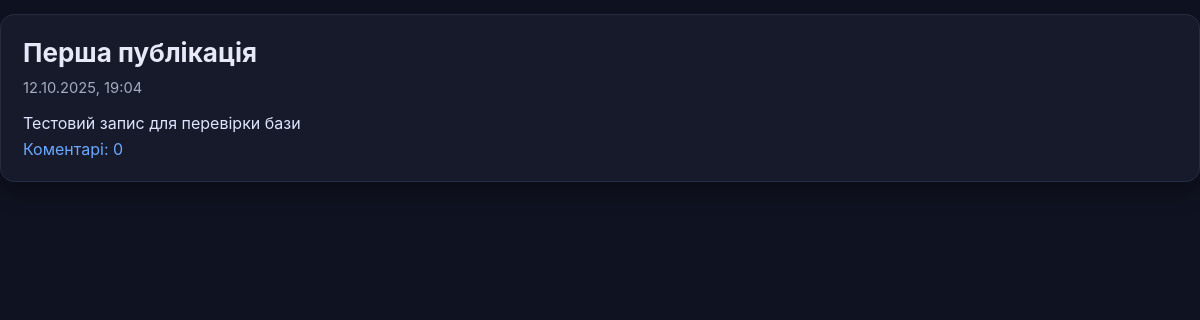
The app's page /, older data.
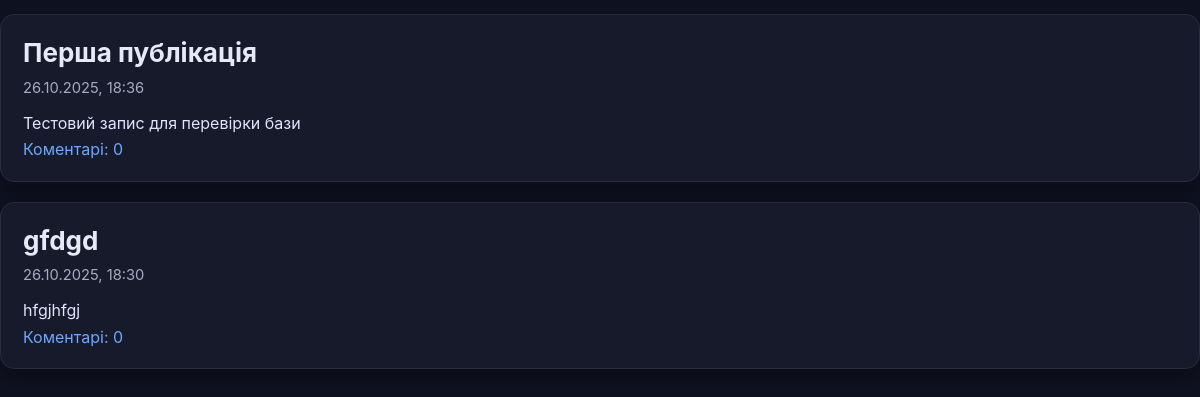
The same page, newer data.
### blog/models.py (models this page shows, shortened)
class Post(models.Model):
    title = models.CharField(max_length=200)
    text = models.TextField()
    created_date = models.DateTimeField(default=timezone.now)
    published_date = models.DateTimeField(null=True, blank=True)

### blog/views.py (the view)
# urls.py: path('', views.post_list, name='post_list'),
def post_list(request):
    posts = (Post.objects
             .annotate(approved_count=Count('comments', filter=Q(comments__approved_comment=True)))
             .order_by('-published_date'))
    return render(request, 'blog/post_list.html', {'posts': posts})

### blog/templates/blog/post_list.html
{% load static %}
<link rel="stylesheet" href="{% static 'css/blog.css' %}">
{% for post in posts %}
  <article class="post">
    <h2><a href="{% url 'post_detail' post.pk %}">{{ post.title }}</a></h2>
    <div class="meta">
      {{ post.published_date|default:post.created_date|date:"d.m.Y, H:i" }}
    </div>
    <p>{{ post.text|truncatechars:220 }}</p>
    <a href="{% url 'post_detail' post.pk %}">Коментарі: {{ post.approved_count }}</a>
  </article>
{% empty %}
  <p>ще немає постів. <a class="btn" href="/admin/blog/post/add/">додати</a></p>
{% endfor %}

Row changes from the older to the newer data that the page shows:
changed Post "Перша публікація": published_date "12.10.2025, 19:04" → "26.10.2025, 18:36"
added Post: title "gfdgd", published_date "26.10.2025, 18:30", text "hfgjhfgj", approved_count "0"
